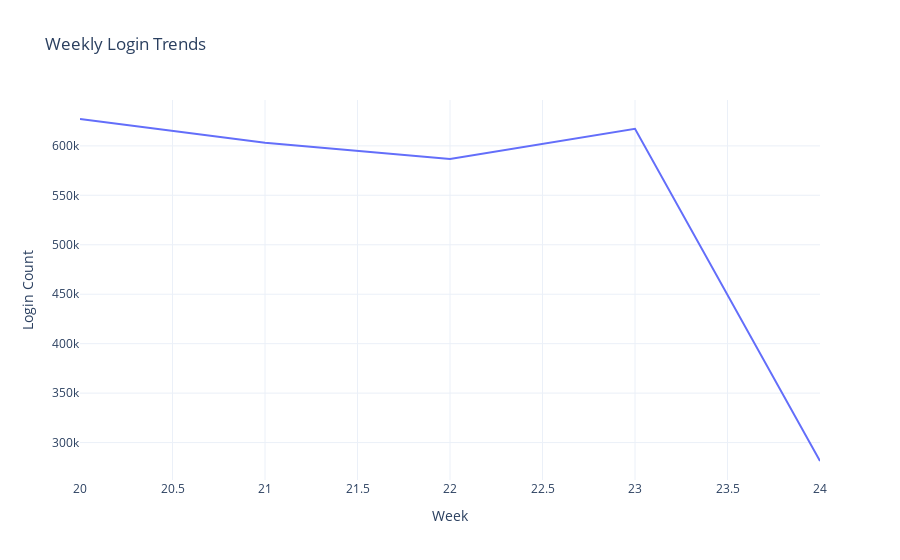

Write notebook code for a chart like this one.
### Code cell
weekly = df.groupby("Week")["LoginCount"].sum().reset_index()
display(weekly)
fig = px.line(
    weekly,
    x="Week",
    y="LoginCount",
    title="Weekly Login Trends"
)
fig.update_layout(
    xaxis_title="Week",
    yaxis_title="Login Count",
    template="plotly_white"
)

### Figure 1 — Plotly figure (JSON) as saved in the notebook; plotly's stock layout.template omitted (floating-point values rounded to 4 significant figures)
{"data": [{"hovertemplate": "Week=%{x}<br>LoginCount=%{y}<extra></extra>", "legendgroup": "", "line": {"color": "#636efa", "dash": "solid"}, "marker": {"symbol": "circle"}, "mode": "lines", "name": "", "orientation": "v", "showlegend": false, "type": "scatter", "x": [20, 21, 22, 23, 24], "xaxis": "x", "y": [627160, 603164, 586764, 617290, 281368], "yaxis": "y"}], "layout": {"legend": {"tracegroupgap": 0}, "title": {"text": "Weekly Login Trends"}, "xaxis": {"anchor": "y", "domain": [0, 1], "title": {"text": "Week"}}, "yaxis": {"anchor": "x", "domain": [0, 1], "title": {"text": "Login Count"}}}}
